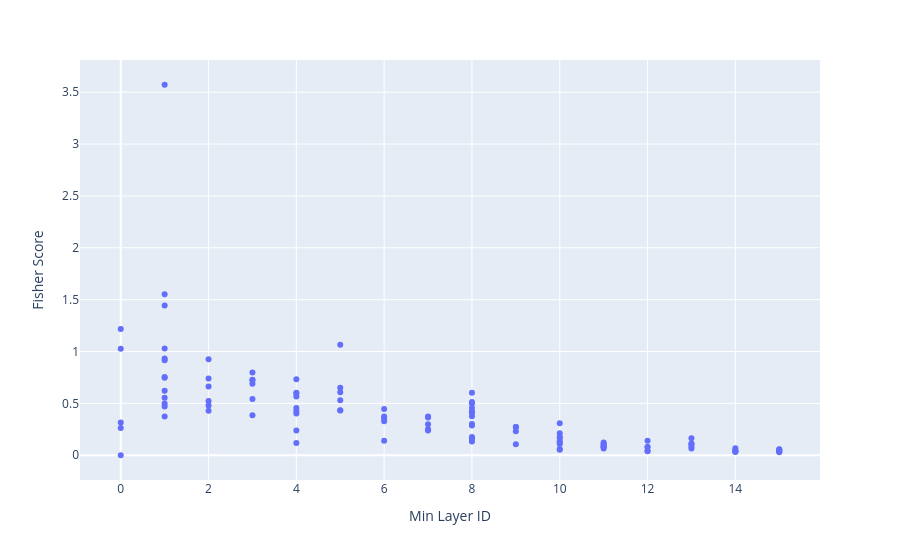

The code cell stored with this chart in its notebook:
### Code cell
field = "fisher_score"  # Change this to the field you want to analyze
# df[field] /= (17 - df["min_layer_id"])  # Normalize by the number of layers not frozen
means = df.groupby("min_layer_id")[field].mean()
stds = df.groupby("min_layer_id")[field].std()
# fig = go.Figure()
# fig.add_trace(
#     go.Scatter(
#         x=means.index,
#         y=means.values,
#         mode="markers",
#         marker=dict(color="red", size=10),
#         error_y=dict(type="data", array=stds.values, visible=True),
#         name="Mean ± 1 Std"
#     )
# )
# fig.show()

#drop outliers with are not in the range of mean ± 1 std
for i in df["min_layer_id"].unique():
    mean = means[i]
    std = stds[i]
    df = df[(df["min_layer_id"] != i) | ((df[field] >= mean - std) & (df[field] <= mean + std))]
fig = px.scatter(
    df,
    x="min_layer_id",
    y=field,
    labels={"min_layer_id": "Min Layer ID", field: field.replace("_", " ").title()},
)
fig.show()
corr = stats.pearsonr(df["min_layer_id"], df[field])
print(f"Pearson correlation coefficient: {corr[0]}, p-value: {corr[1]}")

### Figure 1 — Plotly figure (JSON) as saved in the notebook; plotly's stock layout.template omitted (floating-point values rounded to 4 significant figures)
{"data": [{"hovertemplate": "Min Layer ID=%{x}<br>Fisher Score=%{y}<extra></extra>", "legendgroup": "", "marker": {"color": "#636efa", "symbol": "circle"}, "mode": "markers", "name": "", "orientation": "v", "showlegend": false, "type": "scatter", "x": [0, 15, 9, 11, 14, 7, 8, 10, 11, 15, 6, 3, 3, 11, 10, 1, 8, 4, 6, 8, 14, 8, 1, 13, 10, 8, 4, 10, 10, 1, 11, 1, 14, 10, 0, 9, 2, 2, 12, 8, 4, 13, 10, 0, 0, 8, 13, 6, 1, 0, 14, 7, 2, 11, 5, 6, 13, 7, 5, 5, 8, 1, 1, 15, 3, 10, 12, 4, 2, 7, 8, 15, 8, 13, 4, 10, 1, 3, 15, 12, 9, 14, 11, 1, 2, 8, 5, 6, 12, 5, 1, 4, 4, 7, 3, 2, 5, 12, 3, 1, 8, 1, 8, 11, 9, 15, 4, 8, 1, 4], "xaxis": "x", "y": [0.0, 0.03708, 0.2719, 0.08371, 0.06749, 0.2508, 0.4562, 0.1077, 0.123, 0.05793, 0.3535, 0.7289, 0.6902, 0.1115, 0.05268, 0.7477, 0.3766, 0.2391, 0.1399, 0.2872, 0.04296, 0.1573, 0.9329, 0.1135, 0.1668, 0.1749, 0.1175, 0.1366, 0.2111, 0.3734, 0.1008, 0.4688, 0.03182, 0.3095, 0.2618, 0.1071, 0.4785, 0.4289, 0.1407, 0.4998, 0.6027, 0.1644, 0.124, 1.027, 1.216, 0.1318, 0.06622, 0.4453, 0.4986, 0.3158, 0.04225, 0.2991, 0.6629, 0.08225, 0.651, 0.3276, 0.08454, 0.3639, 0.431, 0.607, 0.6024, 1.443, 0.6212, 0.05504, 0.7965, 0.1764, 0.08073, 0.4549, 0.7394, 0.3743, 0.5136, 0.04079, 0.4118, 0.1058, 0.4021, 0.05993, 0.5544, 0.3852, 0.03003, 0.03852, 0.2731, 0.03523, 0.0649, 0.7535, 0.9254, 0.3008, 0.4333, 0.373, 0.04238, 1.065, 0.9159, 0.7314, 0.4275, 0.2396, 0.7228, 0.5221, 0.5302, 0.08043, 0.5425, 1.028, 0.1658, 3.571, 0.4159, 0.08251, 0.2307, 0.04911, 0.5673, 0.4116, 1.553, 0.5956], "yaxis": "y"}], "layout": {"legend": {"tracegroupgap": 0}, "margin": {"t": 60}, "xaxis": {"anchor": "y", "domain": [0, 1], "title": {"text": "Min Layer ID"}}, "yaxis": {"anchor": "x", "domain": [0, 1], "title": {"text": "Fisher Score"}}}}
